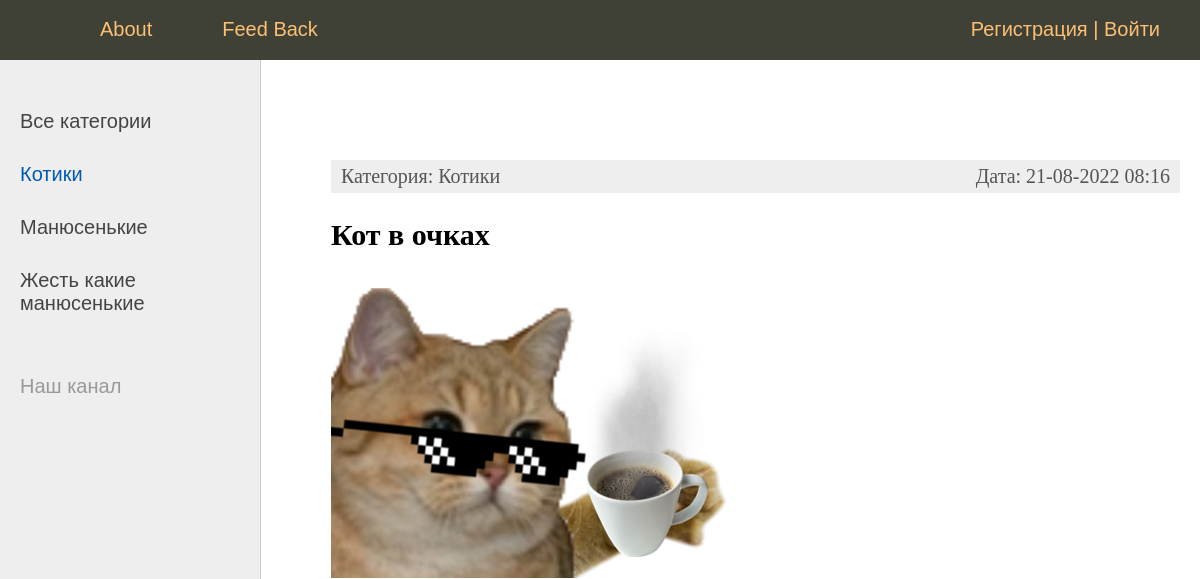
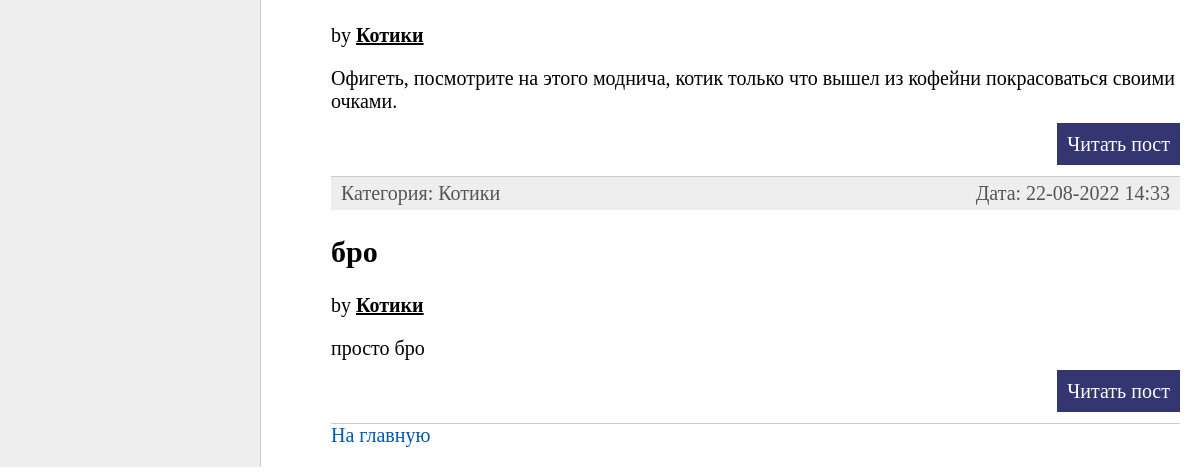
The page /categ/catics on the database as committed earlier (2 pictures, top to bottom).
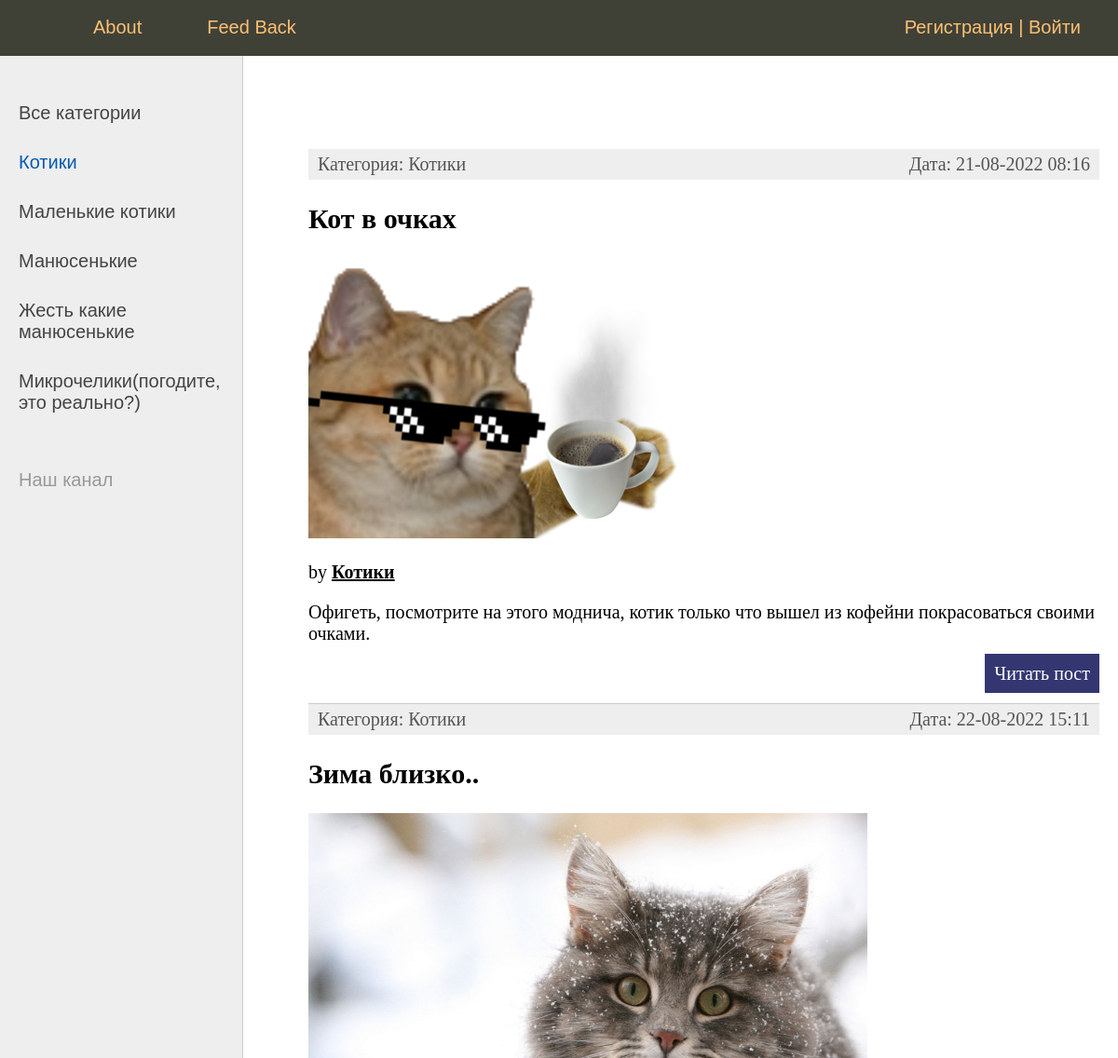
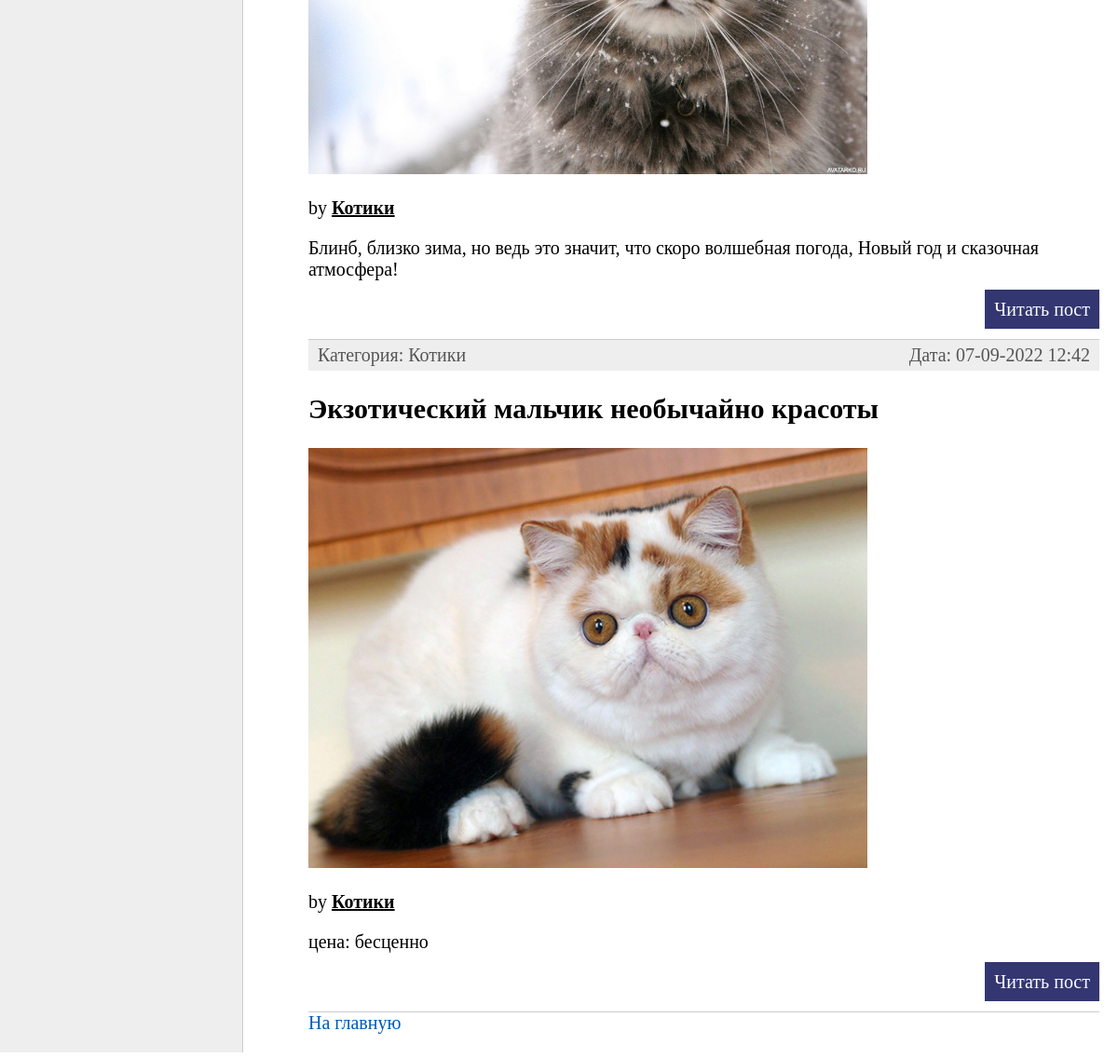
The same page on the database as committed later (2 pictures, top to bottom).
### smeshnyavki/models.py (models this page shows)
class Category(Model):
    name = CharField(max_length=100, db_index=True, verbose_name="Категория")#автоматом добавляется индекс
    slug = SlugField(max_length=255, unique=True, db_index=True, verbose_name="URL")
    def __str__(self):
        return self.name
    class Meta:
        verbose_name = "Категория"
        verbose_name_plural = "Категории"
        ordering = ['pk',]

class Smeshnyavkа(Model):
    title = CharField(max_length=255, verbose_name="заголовок")
    slug = SlugField(max_length=255, unique=True, db_index=True, verbose_name="URL")
    content = TextField(blank=True, verbose_name="текст")#данное поле может быть пустым
    photo = ImageField(upload_to="photo/%Y/%m/%d/", verbose_name="фото")
    pub_time = DateTimeField(auto_now_add=True, verbose_name="дата публикации")
    is_published = BooleanField(default=True,  verbose_name="Публикация")
    categ = ForeignKey('Category', on_delete=PROTECT,  verbose_name="Категория котика")
    def __str__(self):
        return self.title
    class Meta:
        verbose_name = "Смешные котики"
        verbose_name_plural = "Смешные котики"
        ordering = ['pub_time', 'title']

### smeshnyavki/views.py (the view)
# urls.py: path('categ/<slug:categ_slug>', CatCategory.as_view(), name='category'),
class CatCategory(DataMixin, ListView):
    model = Smeshnyavkа
    template_name = 'smeshnyavki/index.html'
    context_object_name = 'memes'
    allow_empty = False
    def get_queryset(self):
        print(Smeshnyavkа.objects.filter(categ__slug=self.kwargs['categ_slug'], is_published=True))
        return Smeshnyavkа.objects.filter(categ__slug=self.kwargs['categ_slug'], is_published=True).select_related('categ')
    def get_context_data(self, *, object_list=None, **kwargs):
        context = super().get_context_data(**kwargs)
        c = Category.objects.get(slug=self.kwargs['categ_slug'])
        c_def = self.get_user_context(
            title=('Категория - ' + str(c.name)),
            categ_selected=c.pk,
        )
        return dict(list(context.items())+list(c_def.items()))

### smeshnyavki/templatetags/smeshnyavki_tags.py (called while the page is built)
@register.simple_tag(name='getCategs')#function is changed into tage
def get_categories(filter=None):
    if filter:
        return Category.objects.filter(pk=filter) #возвращаем коллекцию
    return Category.objects.all() #возвращаем коллекцию

@register.inclusion_tag('smeshnyavki/list_categories.html')
def show_categories(sort=None, categ_selected=0):
    categs = Category.objects.all() #возвращаем коллекцию
    if sort:
        categs = Category.objects.order_by(sort) #возвращаем коллекцию
    return{"categs": categs, 'categ_selected': categ_selected}

### smeshnyavki/utils.py (called while the page is built)
        def get_user_context(self, **kwargs):
                context = kwargs
                categs = cache.get('categs')
                if (not categs):
                    categs = Category.objects.annotate(Count('smeshnyavkа')).order_by('pk')
                    cache.set('categs', categs, 60)
                user_menu = MENU.copy()
                if(not self.request.user.is_authenticated):
                        user_menu.pop(1)
                context['menu'] = user_menu
                context['categs'] = categs
                if('categ_selected' not in context):
                        context['categ_selected'] = 0
                return context

### smeshnyavki/templates/smeshnyavki/index.html
{% extends 'smeshnyavki/base.html' %}
{% block content %}
<ul class="list-articles">
    {% for m in memes %}
    <li>
        <div class="article-panel">
            <p class = "first"> Категория: {{m.categ}}</p>
            <p class = "last"> Дата: {{m.pub_time|date:"d-m-Y H:i"}}</p>
        </div>
        <h2>{{m.title}}</h2>
        {% if m.photo %}
        <p> <img class="img-artile-left thumb" src="{{m.photo.url}}" ></p>
        {% endif %}
        by <u><b>{{m.categ}} </b></u>
        {% autoescape on %}
        {{m.content|linebreaks|truncatewords:30}}
        {% endautoescape %}
        <p class="link-read-post"><a href="{% url 'mem' m.slug %}">Читать пост</a></p>
    </li>
    {% endfor %}
<a href="{% url 'home'%}">На главную</a>
</ul>
{% endblock %}

### smeshnyavki/templates/smeshnyavki/base.html (shortened to what this page needs)
<!DOCTYPE html>
{% load static %}
{% load smeshnyavki_tags %}
<html>
<head>
    <link type="text/css" href="{% static 'smeshnyavki/css/styles.css' %}" rel="stylesheet" />
</head>
<body>
<table class="table-page" border=0 cellpadding="0" cellspacing="0">
    <tr><td valign=top>
        {% block mainmenu %}
        <div class="header">
            <ul id="mainmenu" class="mainmenu">
                <li class="logo"><a href="{% url 'home' %}"><div class="logo"></div></a></li>
                {% for m in menu %}
                    <li><a href="{% url m.url_name %}">{{m.title}}</a></li>
               {% endfor %}
                {% if request.user.is_authenticated %}
                <p>{{request.user.name}}</p>
                    <li class="last">{{user.username}} | <a href="{% url 'logout' %}">Выйти</a></li>
                {% else %}
                    <li class="last"> <a href="{% url 'register' %}">Регистрация</a> | <a href="{% url 'login' %}">Войти</a></li>
                {% endif %}
            </ul>
        </div>
        {% endblock mainmenu %}
        <table class="table-content" border=0 cellpadding="0" cellspacing="0">
            <tr>
                <td valign="top" class="left-chapters">
                    <ul id="leftchapters">
                        {% if categ_selected == 0 %}
                            <li class="selected">Все категории</li>
                        {% else %}
                        <li> <a href="{% url 'home' %}">Все категории</a></li>
                        {% endif %}
                        {% for categ in categs %}
                            {% if categ.smeshnyavkа__count > 0 %}
                                {% if categ.pk == categ_selected %}
                                    <li class="selected">{{categ.name}}</li>
                                {% else %}
                                    <li> <a href="{% url 'category' categ.slug %}">{{categ.name}}</a></li>
                                {% endif %}
                            {% endif %}
                        {% endfor %}
                        <li class="share">
                            <p>Наш канал</p>
                            <a class="share-yt" href="https://www.youtube.com/channel/UClJzWfGWuGJL2t-3dYKcHTA/playlists" target="_blank" rel="nofollow"></a>
                        </li>
                    </ul>
                </td>
                <td valign="top" class="content">
                    <div class="content-text">
                        {% block content %}
                        {% endblock %}
                    </div>
                </td></tr></table>
    </td></tr>
    </table>
</body>
</html>

### smeshnyavki/static/smeshnyavki/css/styles.css (style rules this page uses)
html, body { font-family: 'Arial'; margin: 0; padding: 0; height: 100%; width: 100%; color: #444; }
a { color: #0059b2; text-decoration: none; }
img { max-width: 600px; height: auto; }
p.link-read-post { text-align: right; }
p.link-read-post a { padding: 10px; min-width: 100px; background: #333671; color: #fff; text-decoration: none; }
div.article-panel { background: #eee; padding: 5px 10px 5px 10px; box-sizing: border-box; overflow: hidden; color: #555; }
div.article-panel p.first { margin: 0; float: left; }
div.article-panel p.last { margin: 0; float: right; }
ul.list-articles { list-style: none; margin: 0; padding: 0; }
ul.list-articles li { border-bottom: 1px solid #ccc; }
.table-page { width: 100%; height: 100%; vertical-align: top; }
.table-page tr { height: 100%; }
.header { background: #3F4137; height: 60px; }
.logo { background: url('../images/logo.png') no-repeat 10px 5px; width: 70px; height: 60px; }
ul.mainmenu { list-style: none; margin: 0; padding: 0; height: 60px; color: #fdc073; font-size: 20px; overflow: hidden; }
ul.mainmenu li { float: left; margin: 18px 40px 0 30px; }
ul.mainmenu li.logo { margin: 0; }
ul.mainmenu li.last { float: right; }
ul.mainmenu li a { color: #fdc073; text-decoration: none; }
.table-content { width: 100%; min-height: 100%; height: 100%; }
.left-chapters { margin: 0; background: #eee; border-right: 1px solid #ccc; min-height: 100%; }
.left-chapters ul { width: 230px; min-height: 100%; margin: 0; padding: 20px 10px 10px 20px; list-style: none; font-size: 20px; }
.left-chapters ul li { margin: 30px 0 0 0; color: #999; }
.left-chapters ul li.selected { color: #0059b2; }
.left-chapters ul li a { color: #444; text-decoration: none; }
.left-chapters ul li.share { margin: 60px 0 0 0; }
.left-chapters ul li.share p { margin: 30px 0 30px 0; }
.left-chapters ul li.share a { display: inline-block; width: 40px; height: 40px; margin: 0 20px 0 0; }
.left-chapters ul li.share a.share-yt { width: 100%; height: 30px; background: url('../images/share_yt.png') no-repeat 0 0 }
.content { padding: 40px 20px 20px 40px; width: 100%; box-sizing: border-box; }
.content-text { margin: 60px 0 0 30px; color: #000; font-size: 20px; font-family: Yandex Sans Display Light; }

Rows that differ between the two databases and show on the page:
no longer on this page (row edited): Smeshnyavkа: categ "Котики", pub_time "22-08-2022 14:33", title "бро", content "просто бро"
now on this page (row unchanged): Category: name "Маленькие котики"
added Category: name "Микрочелики(погодите, это реально?)"
added Smeshnyavkа: categ "Котики", pub_time "22-08-2022 15:11", title "Зима близко..", photo (picture), content "Блинб, близко зима, но ведь это значит, что скоро волшебная погода, Новый год и сказочная атмосфера!"
added Smeshnyavkа: categ "Котики", pub_time "07-09-2022 12:42", title "Экзотический мальчик необычайно красоты", photo (picture), content "цена: бесценно"
